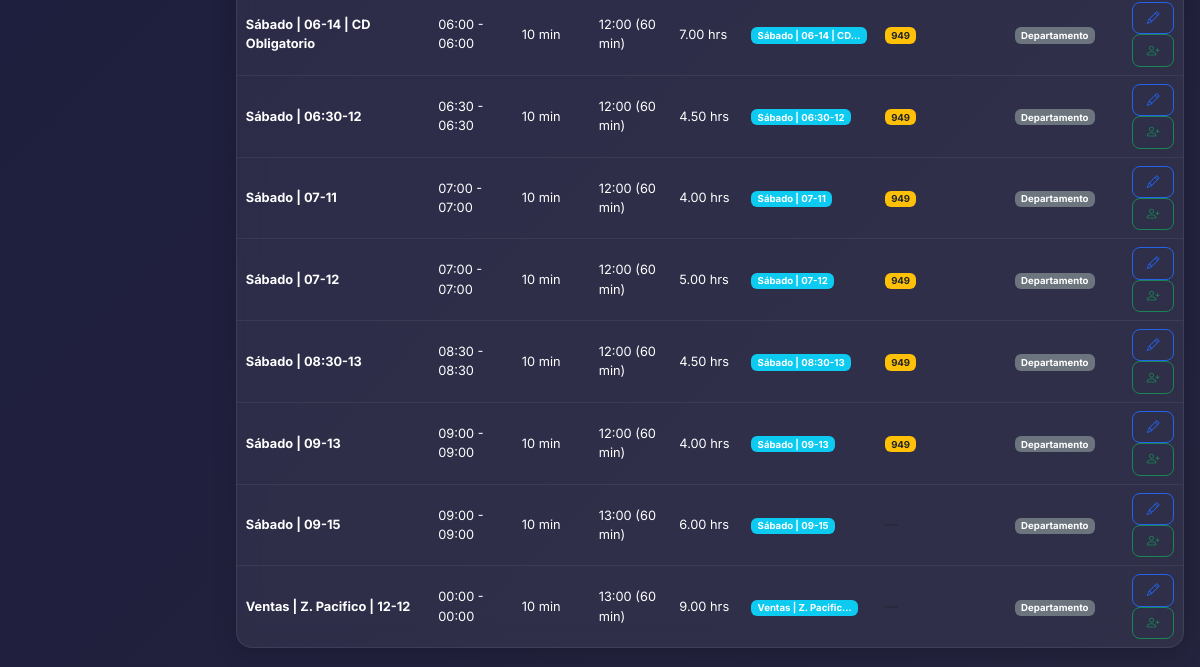
Before: /horarios/ (signed in, lower part) with the older database file.
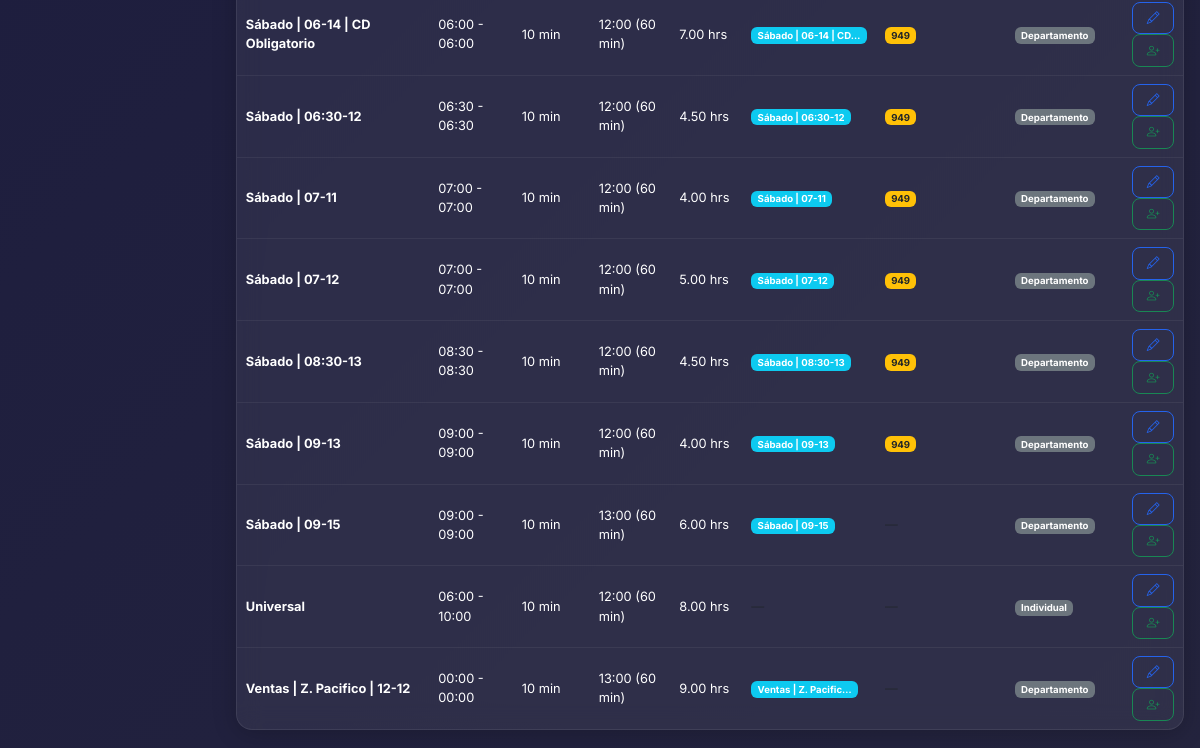
After: the same page with the newer database file.
### apps/horarios/models.py (models this page shows, shortened)
class Horario(models.Model):
    TIPO_ASIGNACION = [
        ('departamento', 'Departamento'),
        ('area', 'Area'),
        ('individual', 'Individual'),
    ]
    nombre = models.CharField('Nombre del horario', max_length=100)
    ventana_entrada_inicio = models.TimeField('Inicio ventana de entrada')
    ventana_entrada_fin = models.TimeField('Fin ventana de entrada')
    prorroga_minutos = models.PositiveIntegerField('Prórroga (minutos)', default=10,
        help_text='Minutos de tolerancia después del inicio de la ventana')
    tolerancia_ausencia_minutos = models.PositiveIntegerField(
        'Tolerancia para ausencia (minutos)', default=60,
        help_text='Si no marca en este tiempo después del inicio, se considera ausente'
    )
    comida_ventana_inicio = models.TimeField('Inicio ventana de comida')
    comida_ventana_fin = models.TimeField('Fin ventana de comida')
    comida_duracion_minutos = models.PositiveIntegerField(
        'Duración de comida permitida (minutos)', default=60
    )
    jornada_hrs = models.DecimalField('Horas de jornada', max_digits=4, decimal_places=2, default=8.00)
    clasificacion_secuencial = models.BooleanField(
        'Clasificación secuencial', default=False,
        help_text='Si está activo, clasifica punches en orden: 1=entrada, 2=comida_inicio, 3=comida_fin, 4=salida, 5+=extra'
    )
    tipo_asignacion = models.CharField('Tipo de asignación', max_length=20, choices=TIPO_ASIGNACION)
    activo = models.BooleanField('Activo', default=True)
    areas = models.ManyToManyField('organizacion.Area', blank=True, verbose_name='Areas')
    departamentos = models.ManyToManyField('organizacion.Departamento', blank=True, verbose_name='Departamentos')
    empleados = models.ManyToManyField(
        'empleados.Empleado', blank=True, verbose_name='Empleados',
        help_text='Solo para asignación individual'
    )
    turno = models.ForeignKey(Turno, on_delete=models.SET_NULL, null=True, blank=True, verbose_name='Turno', related_name='horarios')
    descanso = models.ForeignKey(Descanso, on_delete=models.SET_NULL, null=True, blank=True, verbose_name='Descanso', related_name='horarios')
    creado_en = models.DateTimeField(auto_now_add=True)
    actualizado_en = models.DateTimeField(auto_now=True)
    class Meta:
        verbose_name = 'Horario'
        verbose_name_plural = 'Horarios'
        db_table = 'horarios'
        ordering = ['nombre']

class Turno(models.Model):
    nombre = models.CharField('Nombre del turno', max_length=100)
    entrada_inicio = models.TimeField('Inicio ventana de entrada')
    entrada_fin = models.TimeField('Fin ventana de entrada')
    prorroga_minutos = models.PositiveIntegerField('Prórroga (minutos)', default=10,
        help_text='Minutos de tolerancia después del inicio de la ventana')
    tolerancia_ausencia_minutos = models.PositiveIntegerField(
        'Tolerancia para ausencia (minutos)', default=60,
        help_text='Si no marca en este tiempo después del inicio, se considera ausente'
    )
    jornada_hrs = models.DecimalField('Horas de jornada', max_digits=4, decimal_places=2, default=8.00)
    activo = models.BooleanField('Activo', default=True)
    creado_en = models.DateTimeField(auto_now_add=True)
    actualizado_en = models.DateTimeField(auto_now=True)
    class Meta:
        verbose_name = 'Turno'
        verbose_name_plural = 'Turnos'
        db_table = 'turnos'
        ordering = ['nombre']

class Descanso(models.Model):
    TIPO_CALCULO = [
        ('fijo', 'Fijo (hora exacta)'),
        ('flexible', 'Flexible (ventana de tiempo)'),
    ]
    nombre = models.CharField('Nombre del descanso', max_length=100)
    hora_inicio = models.TimeField('Hora de inicio')
    hora_fin = models.TimeField('Hora de fin')
    duracion_minutos = models.PositiveIntegerField('Duración (minutos)', default=60)
    tipo_calculo = models.CharField('Tipo de cálculo', max_length=20, choices=TIPO_CALCULO, default='flexible')
    activo = models.BooleanField('Activo', default=True)
    creado_en = models.DateTimeField(auto_now_add=True)
    actualizado_en = models.DateTimeField(auto_now=True)
    class Meta:
        verbose_name = 'Descanso'
        verbose_name_plural = 'Descansos'
        db_table = 'descansos'
        ordering = ['nombre']

### apps/horarios/views.py (the view)
# urls.py: path('', views.lista_horarios, name='lista-horarios'),
@login_required
@staff_member_required
def lista_horarios(request):
    tab = request.GET.get('tab', 'horarios')
    sort = request.GET.get('sort', 'nombre')
    dir = request.GET.get('dir', 'asc')
    q = request.GET.get('q', '')
    campos_horario = {
        'nombre': 'nombre',
        'entrada': 'ventana_entrada_inicio',
        'prorroga': 'prorroga_minutos',
        'jornada': 'jornada_hrs',
        'asignacion': 'tipo_asignacion',
    }
    col_h = campos_horario.get(sort, 'nombre')
    if dir == 'desc':
        col_h = '-' + col_h
    horarios = Horario.objects.all()
    if q:
        horarios = horarios.filter(nombre__icontains=q)
    horarios = horarios.order_by(col_h)
    campos_turno = {
        'nombre': 'nombre',
        'entrada': 'entrada_inicio',
        'prorroga': 'prorroga_minutos',
        'tolerancia': 'tolerancia_ausencia_minutos',
        'jornada': 'jornada_hrs',
        'activo': 'activo',
    }
    col_t = campos_turno.get(sort, 'nombre')
    if dir == 'desc':
        col_t = '-' + col_t
    turnos = Turno.objects.all()
    if q:
        turnos = turnos.filter(nombre__icontains=q)
    turnos = turnos.order_by(col_t)
    campos_descanso = {
        'nombre': 'nombre',
        'inicio': 'hora_inicio',
        'fin': 'hora_fin',
        'duracion': 'duracion_minutos',
        'tipo': 'tipo_calculo',
        'activo': 'activo',
    }
    col_d = campos_descanso.get(sort, 'nombre')
    if dir == 'desc':
        col_d = '-' + col_d
    descansos = Descanso.objects.all()
    if q:
        descansos = descansos.filter(nombre__icontains=q)
    descansos = descansos.order_by(col_d)
    return render(request, 'horarios/lista.html', {
        'horarios': horarios,
        'turnos': turnos,
        'descansos': descansos,
        'active_tab': tab,
        'sort': sort,
        'dir': dir,
        'q': q,
    })

### templates/horarios/lista.html (shortened to what this page needs)
{% extends 'base.html' %}{% load static %}
{% block content %}
<div class="tab-content">
    {% if active_tab == 'horarios' %}
    <div class="tab-pane active">
        <div class="card">
            <div class="card-body p-0">
                <div class="table-responsive">
                    <table class="table table-hover mb-0">
                        <tbody>
                            {% for h in horarios %}
                            <tr>
                                <td><strong>{{ h.nombre }}</strong></td>
                                <td>{{ h.ventana_entrada_inicio|time:'H:i' }} - {{ h.ventana_entrada_fin|time:'H:i' }}</td>
                                <td>{{ h.prorroga_minutos }} min</td>
                                <td>{{ h.comida_ventana_inicio|time:'H:i' }} ({{ h.comida_duracion_minutos }} min)</td>
                                <td>{{ h.jornada_hrs }} hrs</td>
                                <td>{% if h.turno %}<span class="badge bg-info">{{ h.turno.nombre|truncatechars:20 }}</span>{% else %}<span class="text-muted">—</span>{% endif %}</td>
                                <td>{% if h.descanso %}<span class="badge bg-warning text-dark">{{ h.descanso.nombre|truncatechars:20 }}</span>{% else %}<span class="text-muted">—</span>{% endif %}</td>
                                <td><span class="badge bg-secondary">{{ h.get_tipo_asignacion_display }}</span></td>
                                <td class="text-end">
                                    <a href="{% url 'editar-horario' h.id %}" class="btn btn-sm btn-outline-primary"><i class="bi bi-pencil"></i></a>
                                    <a href="{% url 'asignar-horario' h.id %}" class="btn btn-sm btn-outline-success"><i class="bi bi-person-plus"></i></a>
                                </td>
                            </tr>
                            {% empty %}
                            <tr><td colspan="9" class="text-center text-muted py-4">No hay horarios registrados</td></tr>
                            {% endfor %}
                        </tbody>
                    </table>
                </div>
            </div>
        </div>
    </div>
    {% endif %}
</div>
{% endblock %}

Changed rows visible on the page:
added Horario: nombre "Universal", ventana_entrada_inicio "06:00", ventana_entrada_fin "10:00", prorroga_minutos "10", comida_ventana_inicio "12:00", comida_duracion_minutos "60", jornada_hrs "8.00", tipo_asignacion "Individual"
